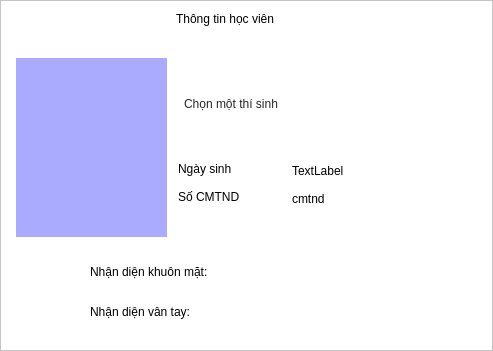
<?xml version="1.0" encoding="UTF-8"?>
<ui version="4.0">
 <class>Frame</class>
 <widget class="QFrame" name="Frame">
  <property name="geometry">
   <rect>
    <x>0</x>
    <y>0</y>
    <width>493</width>
    <height>351</height>
   </rect>
  </property>
  <property name="windowTitle">
   <string>Frame</string>
  </property>
  <property name="styleSheet">
   <string notr="true">background-color: rgb(255, 255, 255);</string>
  </property>
  <property name="frameShape">
   <enum>QFrame::StyledPanel</enum>
  </property>
  <property name="frameShadow">
   <enum>QFrame::Raised</enum>
  </property>
  <widget class="QLabel" name="label_forShowStudentImage">
   <property name="geometry">
    <rect>
     <x>16</x>
     <y>58</y>
     <width>151</width>
     <height>179</height>
    </rect>
   </property>
   <property name="styleSheet">
    <string notr="true">background-color: rgb(170, 170, 255);</string>
   </property>
   <property name="text">
    <string/>
   </property>
  </widget>
  <widget class="QLabel" name="label_thongTinHocVien">
   <property name="geometry">
    <rect>
     <x>176</x>
     <y>10</y>
     <width>209</width>
     <height>17</height>
    </rect>
   </property>
   <property name="text">
    <string>Thông tin học viên</string>
   </property>
  </widget>
  <widget class="QLabel" name="label_nameOfStudent">
   <property name="geometry">
    <rect>
     <x>184</x>
     <y>66</y>
     <width>275</width>
     <height>75</height>
    </rect>
   </property>
   <property name="styleSheet">
    <string notr="true">color: rgb(38, 38, 38);
font: 75 bold 16pt &quot;Ubuntu&quot;;</string>
   </property>
   <property name="text">
    <string>Chọn một thí sinh</string>
   </property>
   <property name="wordWrap">
    <bool>true</bool>
   </property>
  </widget>
  <widget class="QLabel" name="label_ngaySinh">
   <property name="geometry">
    <rect>
     <x>178</x>
     <y>160</y>
     <width>97</width>
     <height>17</height>
    </rect>
   </property>
   <property name="text">
    <string>Ngày sinh</string>
   </property>
  </widget>
  <widget class="QLabel" name="label_forShowDateOfBird">
   <property name="geometry">
    <rect>
     <x>292</x>
     <y>162</y>
     <width>189</width>
     <height>17</height>
    </rect>
   </property>
   <property name="text">
    <string>TextLabel</string>
   </property>
  </widget>
  <widget class="QLabel" name="label_soCMTND">
   <property name="geometry">
    <rect>
     <x>178</x>
     <y>188</y>
     <width>97</width>
     <height>17</height>
    </rect>
   </property>
   <property name="text">
    <string>Số CMTND</string>
   </property>
  </widget>
  <widget class="QLabel" name="label_forShowIDnumber">
   <property name="geometry">
    <rect>
     <x>292</x>
     <y>190</y>
     <width>189</width>
     <height>17</height>
    </rect>
   </property>
   <property name="text">
    <string>cmtnd</string>
   </property>
  </widget>
  <widget class="QLabel" name="label_faceIcon">
   <property name="geometry">
    <rect>
     <x>34</x>
     <y>256</y>
     <width>39</width>
     <height>31</height>
    </rect>
   </property>
   <property name="text">
    <string/>
   </property>
  </widget>
  <widget class="QLabel" name="label_FGPicon">
   <property name="geometry">
    <rect>
     <x>34</x>
     <y>296</y>
     <width>39</width>
     <height>31</height>
    </rect>
   </property>
   <property name="text">
    <string/>
   </property>
  </widget>
  <widget class="QLabel" name="label_nhanDienKhuonMat">
   <property name="geometry">
    <rect>
     <x>90</x>
     <y>256</y>
     <width>181</width>
     <height>31</height>
    </rect>
   </property>
   <property name="text">
    <string>Nhận diện khuôn mặt:</string>
   </property>
  </widget>
  <widget class="QLabel" name="label_nhanDienVanTay">
   <property name="geometry">
    <rect>
     <x>90</x>
     <y>296</y>
     <width>181</width>
     <height>31</height>
    </rect>
   </property>
   <property name="text">
    <string>Nhận diện vân tay:</string>
   </property>
  </widget>
  <widget class="QLabel" name="label_forShowNumberFaceAdded">
   <property name="geometry">
    <rect>
     <x>288</x>
     <y>258</y>
     <width>129</width>
     <height>29</height>
    </rect>
   </property>
   <property name="text">
    <string/>
   </property>
  </widget>
  <widget class="QLabel" name="label_forShowNumberFGPadded">
   <property name="geometry">
    <rect>
     <x>288</x>
     <y>296</y>
     <width>129</width>
     <height>29</height>
    </rect>
   </property>
   <property name="text">
    <string/>
   </property>
  </widget>
 </widget>
 <resources/>
 <connections/>
</ui>
